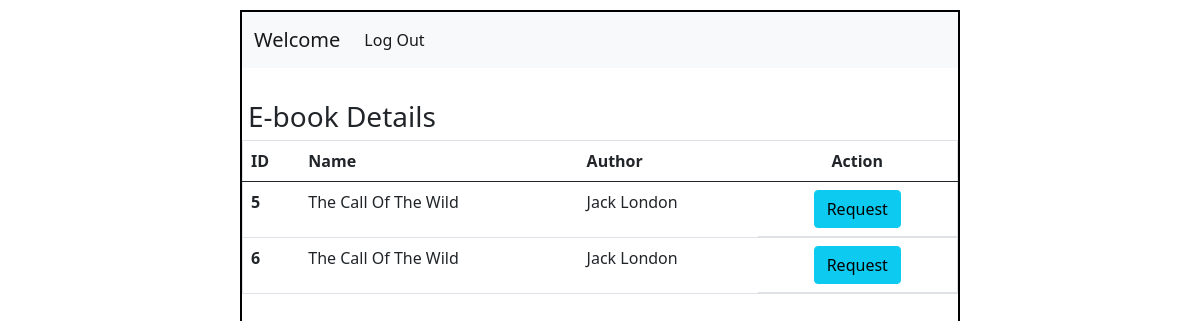
The app's page /request-ebook/5, older data.
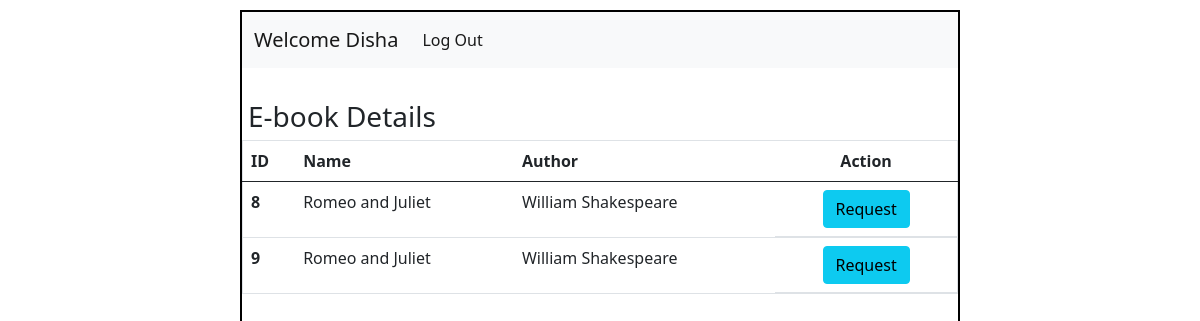
The same page, newer data.
### application/models.py (models this page shows)
class Ebook(db.Model):
  id = db.Column(db.Integer, primary_key=True)
  name = db.Column(db.String(), nullable=False)
  author = db.Column(db.String(), nullable=False)
  url = db.Column(db.String(), nullable=False)
  status = db.Column(db.String(), default='available')
  user_id = db.Column(db.Integer, db.ForeignKey('user.id'), default=None)

class User(db.Model):
  id = db.Column(db.Integer, primary_key=True)
  username = db.Column(db.String(), unique=True, nullable=False)
  email = db.Column(db.String(),unique = True, nullable=False)
  password = db.Column(db.String(), nullable=False)
  type = db.Column(db.String(), default='general')
  ebooks = db.relationship('Ebook', backref='bearer')

### application/controllers.py (the view)
@app.route("/request-ebook/<int:user_id>")#button in user dashboard
def request_ebook(user_id):
  this_user = User.query.filter_by(id=user_id).first()
  ebooks = Ebook.query.filter_by(status="available").all()
  return render_template("request.html", this_user=this_user, ebooks=ebooks)

### templates/request.html (shortened to what this page needs)
<!DOCTYPE html>
<html lang="en">
<head>
  <link rel="stylesheet" href="/static/style.css">
  <link href="https://cdn.jsdelivr.net/npm/bootstrap@5.0.2/dist/css/bootstrap.min.css" rel="stylesheet">
</head>
<body>
  <div id="main">
    <div id="canvas">
      <nav class="navbar navbar-expand-lg navbar-light bg-light">
        <div class="container-fluid">
          <a class="navbar-brand" href="#">Welcome {{this_user.username}}</a>
          <div class="collapse navbar-collapse" id="navbarSupportedContent">
            <ul class="navbar-nav me-auto mb-2 mb-lg-0">
              <li class="nav-item">
                <a class="nav-link active" aria-current="page" href="/login">Log Out</a>
              </li>
            </ul>
          </div>
        </div>
      </nav>
      <div id="content">
        <h3 class="headings">E-book Details </h3>
        <div class="table">
          <table class="table border">
            <thead>
              <tr>
                <th scope="col">ID</th>
                <th scope="col">Name</th>
                <th scope="col">Author</th>
                <th scope="col" class="text-center">Action</th>
              </tr>
            </thead>
            <tbody>
              {% for ebook in ebooks %}
              <tr>
                <th scope="row">{{ebook.id}}</th>
                <td>{{ebook.name}}</td>
                <td>{{ebook.author}}</td>
                <td class="d-flex justify-content-center ">
                  <a href="/request/{{ebook.id}}/{{this_user.id}}" class="btn btn-info mx-2">Request</a>
                </td>
              </tr>
              {% endfor%}
            </tbody>
          </table>
        </div>
      </div>
    </div>
  </div>
</body>
</html>

Row changes from the older to the newer data that the page shows:
no longer on this page (row edited): Ebook: id "5", name "The Call Of The Wild", author "Jack London"
no longer on this page (row edited): Ebook: id "6", name "The Call Of The Wild", author "Jack London"
added User: username "Disha"
added Ebook: id "8", name "Romeo and Juliet", author "William Shakespeare"
added Ebook: id "9", name "Romeo and Juliet", author "William Shakespeare"
